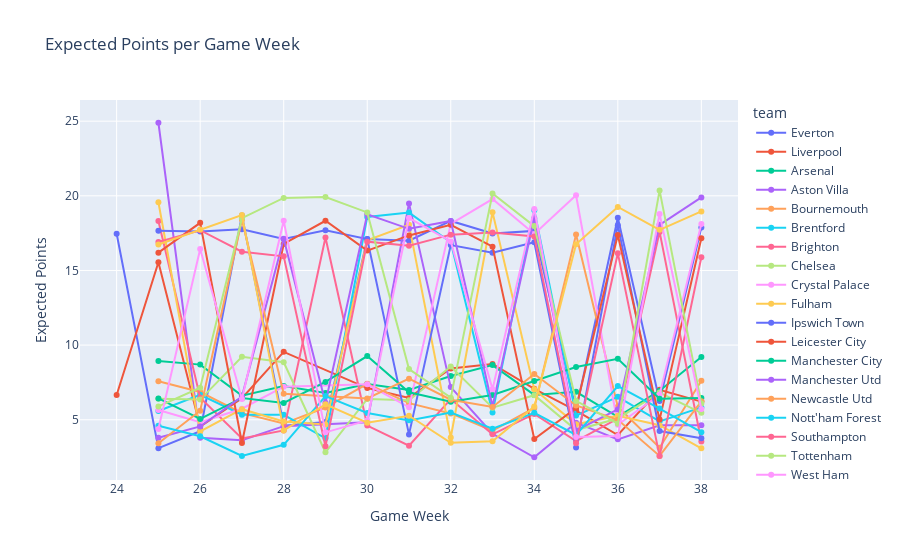

Write notebook code for a chart like this one.
### Code cell
fig = px.line(weekly_scores, x='gameweek', y='expected_points', color='team', markers=True,
              title="Expected Points per Game Week",
              labels={"expected_points": "Expected Points", "gameweek": "Game Week"})

fig.show()

### Figure 1 — Plotly figure (JSON) as saved in the notebook; plotly's stock layout.template omitted (floating-point values rounded to 4 significant figures)
{"data": [{"hovertemplate": "team=Everton<br>Game Week=%{x}<br>Expected Points=%{y}<extra></extra>", "legendgroup": "Everton", "line": {"color": "#636efa", "dash": "solid"}, "marker": {"symbol": "circle"}, "mode": "lines+markers", "name": "Everton", "orientation": "v", "showlegend": true, "type": "scatter", "x": [24.0, 25.0, 26.0, 27.0, 28.0, 29.0, 30.0, 31.0, 32.0, 33.0, 34.0, 35.0, 36.0, 37.0, 38.0], "xaxis": "x", "y": [17.46, 3.093, 4.228, 18.68, 4.597, 4.843, 17.11, 16.99, 18.32, 17.47, 17.65, 5.652, 18.53, 6.258, 17.88], "yaxis": "y"}, {"hovertemplate": "team=Liverpool<br>Game Week=%{x}<br>Expected Points=%{y}<extra></extra>", "legendgroup": "Liverpool", "line": {"color": "#EF553B", "dash": "solid"}, "marker": {"symbol": "circle"}, "mode": "lines+markers", "name": "Liverpool", "orientation": "v", "showlegend": true, "type": "scatter", "x": [24.0, 25.0, 26.0, 27.0, 28.0, 30.0, 31.0, 32.0, 33.0, 34.0, 35.0, 36.0, 37.0, 38.0], "xaxis": "x", "y": [6.663, 15.55, 4.537, 6.438, 9.549, 7.122, 6.462, 8.431, 8.739, 7.074, 5.611, 3.975, 7.008, 6.214], "yaxis": "y"}, {"hovertemplate": "team=Arsenal<br>Game Week=%{x}<br>Expected Points=%{y}<extra></extra>", "legendgroup": "Arsenal", "line": {"color": "#00cc96", "dash": "solid"}, "marker": {"symbol": "circle"}, "mode": "lines+markers", "name": "Arsenal", "orientation": "v", "showlegend": true, "type": "scatter", "x": [25.0, 26.0, 27.0, 28.0, 29.0, 30.0, 31.0, 32.0, 33.0, 34.0, 35.0, 36.0, 37.0, 38.0], "xaxis": "x", "y": [8.94, 8.694, 6.617, 7.256, 6.79, 7.391, 6.994, 7.934, 8.661, 6.664, 6.871, 5.192, 6.948, 9.197], "yaxis": "y"}, {"hovertemplate": "team=Aston Villa<br>Game Week=%{x}<br>Expected Points=%{y}<extra></extra>", "legendgroup": "Aston Villa", "line": {"color": "#ab63fa", "dash": "solid"}, "marker": {"symbol": "circle"}, "mode": "lines+markers", "name": "Aston Villa", "orientation": "v", "showlegend": true, "type": "scatter", "x": [25.0, 26.0, 27.0, 28.0, 30.0, 31.0, 32.0, 33.0, 34.0, 35.0, 36.0, 37.0, 38.0], "xaxis": "x", "y": [24.89, 3.793, 3.623, 4.572, 4.833, 19.49, 7.187, 4.059, 2.488, 4.803, 3.687, 4.628, 4.629], "yaxis": "y"}, {"hovertemplate": "team=Bournemouth<br>Game Week=%{x}<br>Expected Points=%{y}<extra></extra>", "legendgroup": "Bournemouth", "line": {"color": "#FFA15A", "dash": "solid"}, "marker": {"symbol": "circle"}, "mode": "lines+markers", "name": "Bournemouth", "orientation": "v", "showlegend": true, "type": "scatter", "x": [25.0, 26.0, 27.0, 28.0, 29.0, 30.0, 31.0, 32.0, 33.0, 34.0, 35.0, 36.0, 37.0, 38.0], "xaxis": "x", "y": [7.576, 6.857, 5.445, 4.744, 5.822, 7.409, 6.112, 5.423, 4.263, 5.787, 17.4, 5.871, 3.126, 7.609], "yaxis": "y"}, {"hovertemplate": "team=Brentford<br>Game Week=%{x}<br>Expected Points=%{y}<extra></extra>", "legendgroup": "Brentford", "line": {"color": "#19d3f3", "dash": "solid"}, "marker": {"symbol": "circle"}, "mode": "lines+markers", "name": "Brentford", "orientation": "v", "showlegend": true, "type": "scatter", "x": [25.0, 26.0, 27.0, 28.0, 29.0, 30.0, 31.0, 32.0, 33.0, 34.0, 35.0, 36.0, 37.0, 38.0], "xaxis": "x", "y": [5.584, 6.676, 5.34, 5.329, 3.76, 18.59, 18.88, 16.89, 5.478, 19.04, 5.279, 6.535, 4.89, 5.826], "yaxis": "y"}, {"hovertemplate": "team=Brighton<br>Game Week=%{x}<br>Expected Points=%{y}<extra></extra>", "legendgroup": "Brighton", "line": {"color": "#FF6692", "dash": "solid"}, "marker": {"symbol": "circle"}, "mode": "lines+markers", "name": "Brighton", "orientation": "v", "showlegend": true, "type": "scatter", "x": [25.0, 26.0, 27.0, 28.0, 29.0, 30.0, 31.0, 32.0, 33.0, 34.0, 35.0, 36.0, 37.0, 38.0], "xaxis": "x", "y": [18.32, 6.473, 3.75, 4.279, 17.21, 4.612, 3.258, 6.384, 4.023, 5.389, 3.574, 5.076, 17.58, 3.544], "yaxis": "y"}, {"hovertemplate": "team=Chelsea<br>Game Week=%{x}<br>Expected Points=%{y}<extra></extra>", "legendgroup": "Chelsea", "line": {"color": "#B6E880", "dash": "solid"}, "marker": {"symbol": "circle"}, "mode": "lines+markers", "name": "Chelsea", "orientation": "v", "showlegend": true, "type": "scatter", "x": [25.0, 26.0, 27.0, 28.0, 29.0, 30.0, 31.0, 32.0, 33.0, 34.0, 35.0, 36.0, 37.0, 38.0], "xaxis": "x", "y": [6.414, 6.351, 9.224, 8.85, 2.82, 6.391, 6.299, 8.565, 5.811, 6.644, 4.309, 5.086, 6.818, 5.467], "yaxis": "y"}, {"hovertemplate": "team=Crystal Palace<br>Game Week=%{x}<br>Expected Points=%{y}<extra></extra>", "legendgroup": "Crystal Palace", "line": {"color": "#FF97FF", "dash": "solid"}, "marker": {"symbol": "circle"}, "mode": "lines+markers", "name": "Crystal Palace", "orientation": "v", "showlegend": true, "type": "scatter", "x": [25.0, 26.0, 27.0, 28.0, 30.0, 31.0, 32.0, 33.0, 34.0, 35.0, 36.0, 37.0, 38.0], "xaxis": "x", "y": [5.652, 4.829, 5.738, 7.212, 7.373, 5.832, 18.13, 19.78, 17.44, 20.04, 4.665, 6.678, 18.11], "yaxis": "y"}, {"hovertemplate": "team=Fulham<br>Game Week=%{x}<br>Expected Points=%{y}<extra></extra>", "legendgroup": "Fulham", "line": {"color": "#FECB52", "dash": "solid"}, "marker": {"symbol": "circle"}, "mode": "lines+markers", "name": "Fulham", "orientation": "v", "showlegend": true, "type": "scatter", "x": [25.0, 26.0, 27.0, 28.0, 29.0, 30.0, 31.0, 32.0, 33.0, 34.0, 35.0, 36.0, 37.0, 38.0], "xaxis": "x", "y": [19.57, 4.217, 5.707, 4.882, 4.689, 17.02, 18.06, 3.81, 18.9, 7.05, 4.692, 5.274, 4.636, 3.082], "yaxis": "y"}, {"hovertemplate": "team=Ipswich Town<br>Game Week=%{x}<br>Expected Points=%{y}<extra></extra>", "legendgroup": "Ipswich Town", "line": {"color": "#636efa", "dash": "solid"}, "marker": {"symbol": "circle"}, "mode": "lines+markers", "name": "Ipswich Town", "orientation": "v", "showlegend": true, "type": "scatter", "x": [25.0, 26.0, 27.0, 28.0, 29.0, 30.0, 31.0, 32.0, 33.0, 34.0, 35.0, 36.0, 37.0, 38.0], "xaxis": "x", "y": [17.65, 17.61, 17.76, 17.11, 17.69, 17.1, 4.02, 16.7, 16.19, 16.89, 3.133, 18.04, 4.242, 3.755], "yaxis": "y"}, {"hovertemplate": "team=Leicester City<br>Game Week=%{x}<br>Expected Points=%{y}<extra></extra>", "legendgroup": "Leicester City", "line": {"color": "#EF553B", "dash": "solid"}, "marker": {"symbol": "circle"}, "mode": "lines+markers", "name": "Leicester City", "orientation": "v", "showlegend": true, "type": "scatter", "x": [25.0, 26.0, 27.0, 28.0, 29.0, 30.0, 31.0, 32.0, 33.0, 34.0, 35.0, 36.0, 37.0, 38.0], "xaxis": "x", "y": [16.19, 18.19, 3.439, 16.77, 18.33, 16.33, 17.35, 18.06, 16.6, 3.715, 5.78, 17.38, 5.009, 17.16], "yaxis": "y"}, {"hovertemplate": "team=Manchester City<br>Game Week=%{x}<br>Expected Points=%{y}<extra></extra>", "legendgroup": "Manchester City", "line": {"color": "#00cc96", "dash": "solid"}, "marker": {"symbol": "circle"}, "mode": "lines+markers", "name": "Manchester City", "orientation": "v", "showlegend": true, "type": "scatter", "x": [25.0, 26.0, 27.0, 28.0, 29.0, 30.0, 31.0, 32.0, 33.0, 34.0, 35.0, 36.0, 37.0, 38.0], "xaxis": "x", "y": [6.431, 5.054, 6.458, 6.125, 7.535, 9.266, 6.843, 6.207, 6.659, 7.599, 8.533, 9.086, 6.405, 6.455], "yaxis": "y"}, {"hovertemplate": "team=Manchester Utd<br>Game Week=%{x}<br>Expected Points=%{y}<extra></extra>", "legendgroup": "Manchester Utd", "line": {"color": "#ab63fa", "dash": "solid"}, "marker": {"symbol": "circle"}, "mode": "lines+markers", "name": "Manchester Utd", "orientation": "v", "showlegend": true, "type": "scatter", "x": [25.0, 26.0, 27.0, 28.0, 29.0, 30.0, 31.0, 32.0, 33.0, 34.0, 35.0, 36.0, 37.0, 38.0], "xaxis": "x", "y": [3.789, 4.551, 6.551, 17.13, 6.143, 18.76, 17.79, 18.31, 5.91, 18.5, 4.283, 5.692, 18.06, 19.89], "yaxis": "y"}, {"hovertemplate": "team=Newcastle Utd<br>Game Week=%{x}<br>Expected Points=%{y}<extra></extra>", "legendgroup": "Newcastle Utd", "line": {"color": "#FFA15A", "dash": "solid"}, "marker": {"symbol": "circle"}, "mode": "lines+markers", "name": "Newcastle Utd", "orientation": "v", "showlegend": true, "type": "scatter", "x": [25.0, 26.0, 27.0, 28.0, 30.0, 31.0, 32.0, 33.0, 34.0, 35.0, 36.0, 37.0, 38.0], "xaxis": "x", "y": [3.428, 5.606, 18.4, 6.739, 6.423, 7.75, 6.34, 5.854, 8.065, 5.958, 4.995, 2.578, 6.237], "yaxis": "y"}, {"hovertemplate": "team=Nott'ham Forest<br>Game Week=%{x}<br>Expected Points=%{y}<extra></extra>", "legendgroup": "Nott'ham Forest", "line": {"color": "#19d3f3", "dash": "solid"}, "marker": {"symbol": "circle"}, "mode": "lines+markers", "name": "Nott'ham Forest", "orientation": "v", "showlegend": true, "type": "scatter", "x": [25.0, 26.0, 27.0, 28.0, 29.0, 30.0, 31.0, 32.0, 33.0, 34.0, 35.0, 36.0, 37.0, 38.0], "xaxis": "x", "y": [4.594, 3.894, 2.571, 3.322, 6.585, 5.457, 4.959, 5.481, 4.405, 5.464, 3.985, 7.255, 5.748, 4.169], "yaxis": "y"}, {"hovertemplate": "team=Southampton<br>Game Week=%{x}<br>Expected Points=%{y}<extra></extra>", "legendgroup": "Southampton", "line": {"color": "#FF6692", "dash": "solid"}, "marker": {"symbol": "circle"}, "mode": "lines+markers", "name": "Southampton", "orientation": "v", "showlegend": true, "type": "scatter", "x": [25.0, 26.0, 27.0, 28.0, 29.0, 30.0, 31.0, 32.0, 33.0, 34.0, 35.0, 36.0, 37.0, 38.0], "xaxis": "x", "y": [16.91, 17.7, 16.26, 15.95, 3.228, 16.93, 16.66, 17.4, 17.54, 17.28, 3.432, 16.16, 2.564, 15.88], "yaxis": "y"}, {"hovertemplate": "team=Tottenham<br>Game Week=%{x}<br>Expected Points=%{y}<extra></extra>", "legendgroup": "Tottenham", "line": {"color": "#B6E880", "dash": "solid"}, "marker": {"symbol": "circle"}, "mode": "lines+markers", "name": "Tottenham", "orientation": "v", "showlegend": true, "type": "scatter", "x": [25.0, 26.0, 27.0, 28.0, 29.0, 30.0, 31.0, 32.0, 33.0, 34.0, 35.0, 36.0, 37.0, 38.0], "xaxis": "x", "y": [5.893, 7.145, 18.5, 19.86, 19.91, 18.89, 8.393, 6.479, 20.15, 17.97, 6.26, 4.733, 20.36, 6.086], "yaxis": "y"}, {"hovertemplate": "team=West Ham<br>Game Week=%{x}<br>Expected Points=%{y}<extra></extra>", "legendgroup": "West Ham", "line": {"color": "#FF97FF", "dash": "solid"}, "marker": {"symbol": "circle"}, "mode": "lines+markers", "name": "West Ham", "orientation": "v", "showlegend": true, "type": "scatter", "x": [25.0, 26.0, 27.0, 28.0, 29.0, 30.0, 31.0, 32.0, 33.0, 34.0, 35.0, 36.0, 37.0, 38.0], "xaxis": "x", "y": [4.377, 16.44, 6.393, 18.33, 4.155, 4.945, 18.51, 16.94, 7.038, 19.12, 3.848, 3.908, 18.79, 5.715], "yaxis": "y"}, {"hovertemplate": "team=Wolves<br>Game Week=%{x}<br>Expected Points=%{y}<extra></extra>", "legendgroup": "Wolves", "line": {"color": "#FECB52", "dash": "solid"}, "marker": {"symbol": "circle"}, "mode": "lines+markers", "name": "Wolves", "orientation": "v", "showlegend": true, "type": "scatter", "x": [25.0, 26.0, 27.0, 28.0, 29.0, 30.0, 31.0, 32.0, 33.0, 34.0, 35.0, 36.0, 37.0, 38.0], "xaxis": "x", "y": [16.74, 17.74, 18.71, 4.284, 6.035, 4.805, 5.265, 3.459, 3.552, 5.881, 16.75, 19.26, 17.72, 18.96], "yaxis": "y"}], "layout": {"legend": {"title": {"text": "team"}, "tracegroupgap": 0}, "title": {"text": "Expected Points per Game Week"}, "xaxis": {"anchor": "y", "domain": [0, 1], "title": {"text": "Game Week"}}, "yaxis": {"anchor": "x", "domain": [0, 1], "title": {"text": "Expected Points"}}}}
